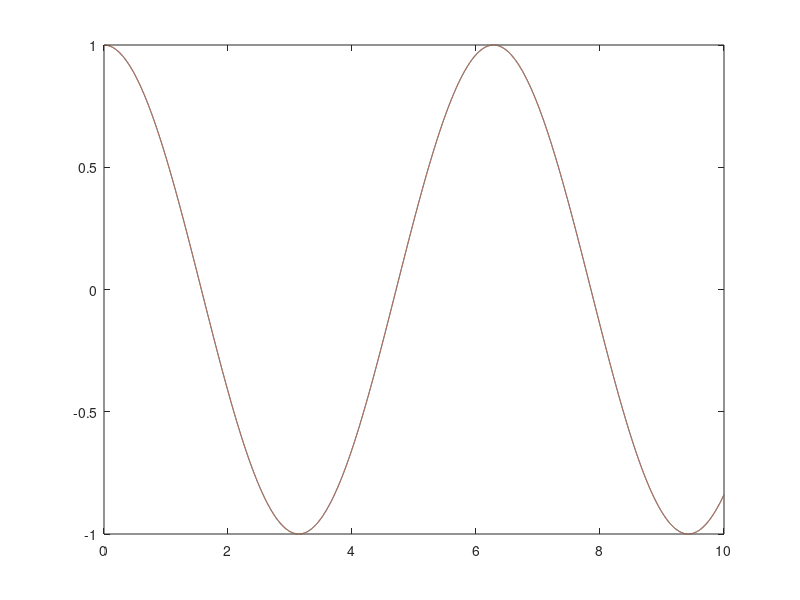

Write the MATLAB code that produced this figure.
clc;clear all;close all;
t=0:0.001:10;
f=sin(t);
%f1=diff(t.^2)./diff(t);
dfdt=diff(f)./diff(t);
t1=0:0.001:9.999;
%plot(t1,f1);
plot(t1,dfdt,t1,cos(t1));